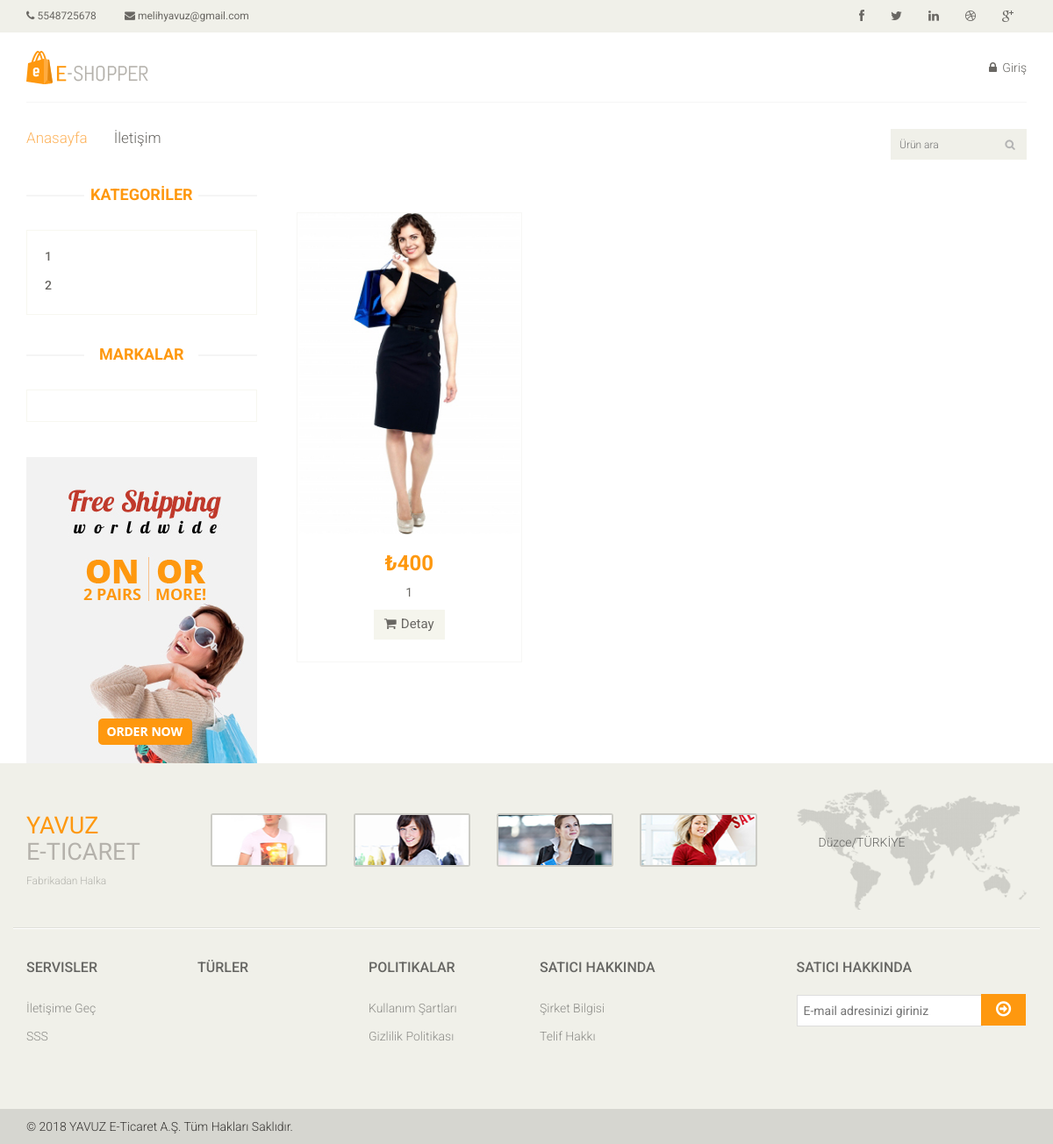
The page /index.php/site/search on the database its author committed.
### tables this page shows
CREATE TABLE `product` (
  `id` int(11) NOT NULL,
  `name` varchar(20) DEFAULT NULL,
  `price` int(11) DEFAULT NULL,
  `category_id` int(11) DEFAULT NULL,
  `brand_id` int(11) DEFAULT NULL,
  `sold` int(11) DEFAULT '0',
  `type` varchar(20) DEFAULT NULL,
  `image` text,
  `detail` varchar(101) DEFAULT NULL
);

### application/controllers/Site.php (called while the page is built, shortened)
<?php
class Site extends CI_Controller {
	function __construct(){
		$this->load->model('site_model');
	}
	function search(){
		$searchkey = $this->input->post('searchkey');
		$data['categories'] = $this->site_model->categories();
		$data['brand_items'] = $this->site_model->brand_items();
		$data['category_brands'] = $this->site_model->category_brands();
		$data['types'] = $this->site_model->types();
		$data['products'] = $this->site_model->select_table('product');
		$data['products'] = $this->site_model->search($searchkey);
		$this->load->view('search', $data);
	}
}

### index.php (called while the page is built, shortened)
<?php
require_once BASEPATH.'core/CodeIgniter.php';

### application/models/Site_model.php (called while the page is built, shortened)
<?php
class Site_model extends ci_model
{
	function search($key){
		return $this->db->query("select * from product where name like '%$key%'")->result();
	}
}

### application/views/features.php (the view, shortened to what this page needs)
<div class="col-sm-9 padding-right">
					<div class="features_items">
						<?php if($products):?>
							<?php foreach ($products as $product) :?>
						<div class="col-sm-4">
							<div class="product-image-wrapper">
								<div class="single-products1">
										<div class="productinfo text-center">
											<img src="<?=site_url('images/'.$product->image)?>" alt="" />
											<h2>₺<?=$product->price?></h2>
											<p><?=$product->name?></p>
											<a href="<?=site_url('site/product_detail/'.$product->id)?>" class="btn btn-default add-to-cart"><i class="fa fa-shopping-cart"></i>Detay</a>
										</div>
								</div>
							</div>
						</div>
						<?php endforeach;?>
								<?php endif;?>
					</div>
				</div>

### css/main.css (style rules this page uses)
body { font-family: 'Roboto', sans-serif; background:; position: relative; font-weight:400px; }
a { -webkit-transition: 300ms; -moz-transition: 300ms; -o-transition: 300ms; transition: 300ms; }
h1, h2, h3, h4, h5, h6 { font-family: 'Roboto', sans-serif; }
.padding-right { padding-right: 0; }
.features_items { overflow:hidden; }
.product-image-wrapper { border:1px solid #F7F7F5; overflow: hidden; margin-bottom:30px; }
.productinfo h2 { color: #FE980F; font-family: 'Roboto', sans-serif; font-size: 24px; font-weight: 700; }
.productinfo p { font-family: 'Roboto', sans-serif; font-size: 14px; font-weight: 400; color: #696763; }
.productinfo img { width: 100%; }
.productinfo { position:relative; }
.add-to-cart { background:#F5F5ED; border: 0 none; border-radius: 0; color: #696763; font-family: 'Roboto', sans-serif; font-size: 15px; margin-bottom: 25px; }
.add-to-cart i { margin-right:5px; }

### rows shown on the page
product: image (picture), price "400", name "1"

### other values the page prints
TELNO "5548725678"
EMAIL "melihyavuz@gmail.com"
$category->category_name "1"
$category->category_name "2"
